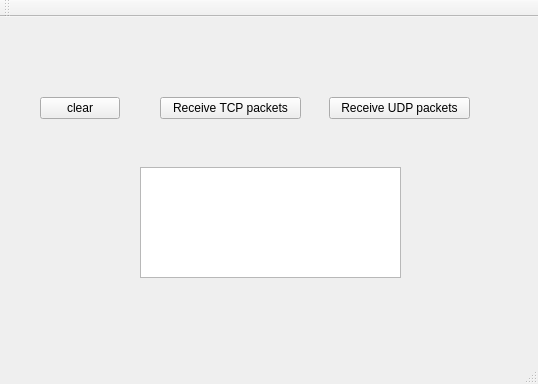
<?xml version="1.0" encoding="UTF-8"?>
<ui version="4.0">
 <class>MainWindow</class>
 <widget class="QMainWindow" name="MainWindow">
  <property name="geometry">
   <rect>
    <x>0</x>
    <y>0</y>
    <width>538</width>
    <height>384</height>
   </rect>
  </property>
  <property name="windowTitle">
   <string>MainWindow</string>
  </property>
  <widget class="QWidget" name="centralWidget">
   <widget class="QPushButton" name="pushButton">
    <property name="geometry">
     <rect>
      <x>40</x>
      <y>80</y>
      <width>80</width>
      <height>22</height>
     </rect>
    </property>
    <property name="text">
     <string>clear</string>
    </property>
   </widget>
   <widget class="QPushButton" name="pushButton_2">
    <property name="geometry">
     <rect>
      <x>160</x>
      <y>80</y>
      <width>141</width>
      <height>22</height>
     </rect>
    </property>
    <property name="text">
     <string>Receive TCP packets</string>
    </property>
   </widget>
   <widget class="QPushButton" name="pushButton_3">
    <property name="geometry">
     <rect>
      <x>329</x>
      <y>80</y>
      <width>141</width>
      <height>22</height>
     </rect>
    </property>
    <property name="text">
     <string>Receive UDP packets</string>
    </property>
   </widget>
   <widget class="QTextEdit" name="textEdit">
    <property name="geometry">
     <rect>
      <x>140</x>
      <y>150</y>
      <width>261</width>
      <height>111</height>
     </rect>
    </property>
   </widget>
  </widget>
  <widget class="QMenuBar" name="menuBar">
   <property name="geometry">
    <rect>
     <x>0</x>
     <y>0</y>
     <width>538</width>
     <height>19</height>
    </rect>
   </property>
  </widget>
  <widget class="QToolBar" name="mainToolBar">
   <attribute name="toolBarArea">
    <enum>TopToolBarArea</enum>
   </attribute>
   <attribute name="toolBarBreak">
    <bool>false</bool>
   </attribute>
  </widget>
  <widget class="QStatusBar" name="statusBar"/>
 </widget>
 <layoutdefault spacing="6" margin="11"/>
 <resources/>
 <connections/>
</ui>
